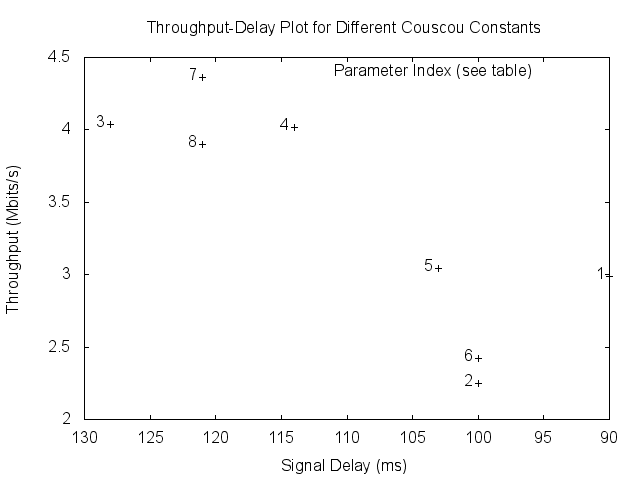

gnuplot code for this plot:
#!/usr/bin/env gnuplot

reset
set terminal png

set key on
set xlabel "Signal Delay (ms)"
set ylabel "Throughput (Mbits/s)"
set title "Throughput-Delay Plot for Different Couscou Constants"
set xrange [*:*] reverse
set datafile separator ","
plot "couscou-tuning3.csv" using 7:5:0 title "Parameter Index (see table)" with labels offset -1,char 0 point
